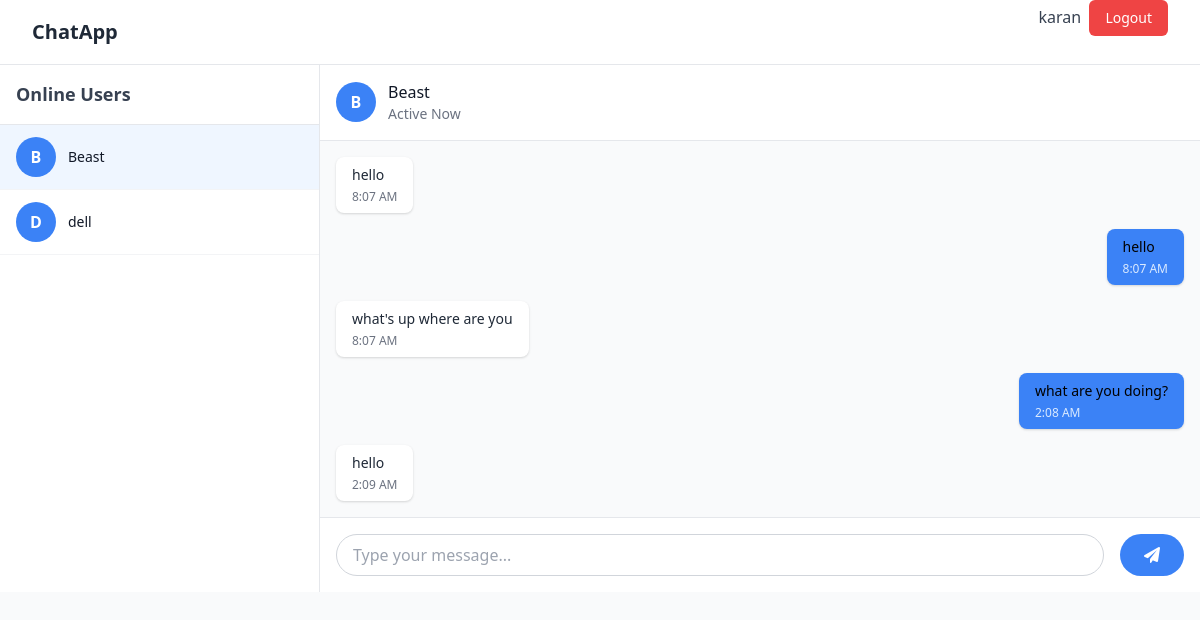
The app's page /chat/chat/Beast/ (signed in) with its own data.
### chat/models.py (models this page shows, shortened)
class ChatMessage(models.Model):
    sender = models.ForeignKey(User, related_name='sent_messages', on_delete=models.CASCADE)
    receiver = models.ForeignKey(User, related_name='received_messages', on_delete=models.CASCADE)
    message = models.TextField()
    timestamp = models.DateTimeField(auto_now_add=True)
    is_read = models.BooleanField(default=False)
    class Meta:
        ordering = ['timestamp']

### chat/views.py (the view)
# urls.py: path('chat/<str:username>/', views.chat_room, name='chat_room'),
@login_required
def chat_room(request, username):
    users = User.objects.exclude(id=request.user.id)
    other_user = User.objects.get(username=username)
    messages = ChatMessage.objects.filter(
        (Q(sender=request.user, receiver=other_user)) | (Q(sender=other_user, receiver=request.user))
    ).order_by('timestamp')
    return render(request, 'chat/room.html', {
        'other_user': other_user,
        'messages': messages,
        'users': users,
    })

### chat/templates/chat/room.html (shortened to what this page needs)
{% extends 'base.html' %}
{% load static %}
{% block content %}
<div class="flex h-[calc(100vh-4rem)]">
    <div class="w-80 bg-white border-r border-gray-200 flex flex-col">
        <div class="p-4 border-b border-gray-200">
            <h2 class="text-lg font-semibold text-gray-700">Online Users</h2>
        </div>
        <div class="flex-1 overflow-y-auto">
            {% for user in users %}
            <a href="{% url 'chat_room' user.username %}"
               class="flex items-center px-4 py-3 hover:bg-gray-50 transition duration-150 border-b border-gray-100 {% if user == other_user %}bg-blue-50{% endif %}">
                <div class="w-10 h-10 bg-blue-500 rounded-full flex items-center justify-center text-white font-semibold">
                    {{ user.username|make_list|first|upper }}
                </div>
                <div class="ml-3">
                    <p class="text-sm font-medium text-gray-900">{{ user.username }}</p>
                </div>
            </a>
            {% endfor %}
        </div>
    </div>
    <div class="flex-1 flex flex-col bg-gray-50">
        <div class="bg-white border-b border-gray-200 p-4 flex items-center">
            <div class="w-10 h-10 bg-blue-500 rounded-full flex items-center justify-center text-white font-semibold">
                {{ other_user.username|make_list|first|upper }}
            </div>
            <div class="ml-3">
                <p class="font-medium text-gray-900">{{ other_user.username }}</p>
                <p class="text-sm text-gray-500">Active Now</p>
            </div>
        </div>
        <div id="chat-messages" class="flex-1 overflow-y-auto p-4 space-y-4">
            {% if messages %}
            {% for message in messages %}
                <div class="flex {% if message.sender == request.user %}justify-end{% endif %}">
                    <div class="max-w-xs lg:max-w-md {% if message.sender == request.user %}bg-blue-500 text-black{% else %}bg-white text-gray-800{% endif %} rounded-lg px-4 py-2 shadow">
                        <p class="text-sm">{{ message.message }}</p>
                        <p class="text-xs mt-1 {% if message.sender == request.user %}text-blue-100{% else %}text-gray-500{% endif %}">
                            {{ message.timestamp|date:"g:i A" }}
                        </p>
                    </div>
                </div>
            {% endfor %}
            {% else %}
                <p>Let's start a conversation!</p>
            {% endif %}
        </div>
        <div class="bg-white border-t border-gray-200 p-4">
            <form id="chat-form" class="flex space-x-4">
                <input type="text" id="chat-message-input"
                       class="flex-1 rounded-full border border-gray-300 px-4 py-2 focus:outline-none focus:border-blue-500"
                       placeholder="Type your message...">
                <button title="button" type="submit" class="bg-blue-500 hover:bg-blue-600 text-white rounded-full px-6 py-2 transition duration-150">
                    <i class="fa fa-paper-plane"></i>
                </button>
            </form>
        </div>
    </div>
</div>
{% endblock %}

### templates/navbar.html (shortened to what this page needs)
<nav class="bg-white border-b border-gray-200 fixed w-full z-50">
    <div class="max-w-7xl mx-auto px-4 sm:px-6 lg:px-8">
        <div class="flex justify-between h-16">
            <div class="flex items-center">
                <span class="text-xl font-bold text-gray-800">ChatApp</span>
            </div>
            {% if user.is_authenticated %}
            <form method="post" action="{% url 'logout' %}">
                <span class="text-gray-700">{{ user.username }}</span>&nbsp;
                <button type="submit" class="bg-red-500 hover:bg-red-600 text-white px-4 py-2 rounded-md text-sm font-medium transition duration-150">
                    Logout
                </button>
            </form>
            {% endif %}
        </div>
    </div>
</nav>

### records on screen
ChatMessage: message "hello", timestamp "8:07 AM"
ChatMessage: message "hello", timestamp "8:07 AM"
ChatMessage: message "what's up where are you", timestamp "8:07 AM"
ChatMessage: message "what are you doing?", timestamp "2:08 AM"
ChatMessage: message "hello", timestamp "2:09 AM"

### other values on screen
{{ user.username }} "karan"
{{ user.username|make_list|first|upper }} "B"
{{ user.username }} "Beast"
{{ user.username|make_list|first|upper }} "D"
{{ user.username }} "dell"
{{ other_user.username|make_list|first|upper }} "B"
{{ other_user.username }} "Beast"
